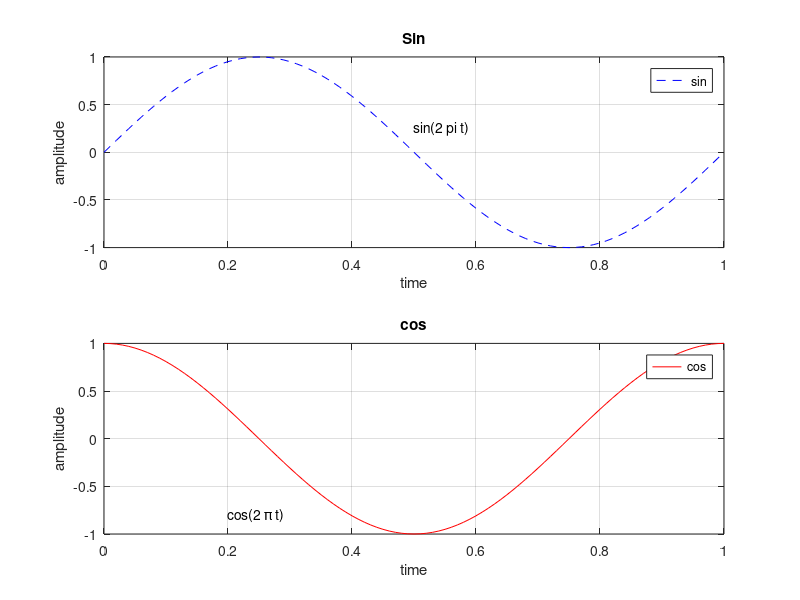

MATLAB code to generate this figure:
t=0:0.01:1;
z1=sin(2*pi*t);
z2=cos(2*pi*t);
figure;
subplot(2,1,1);
x0=[0.5,0.25];
y0=[0.2,-0.8];
s1=["sin(2 \pi t)"]
s2=['cos(2 \pi t)']
plot(t,z1,'--b')
text(0.5,0.25,s1);
title ("Sin");
legend('sin');
xlabel('time');
ylabel('amplitude');
grid on;
subplot(2,1,2);
plot(t,z2,'r')
text(0.2,-0.8,s2);

title ("cos");
legend('cos');
xlabel('time');
ylabel('amplitude');
grid on;


